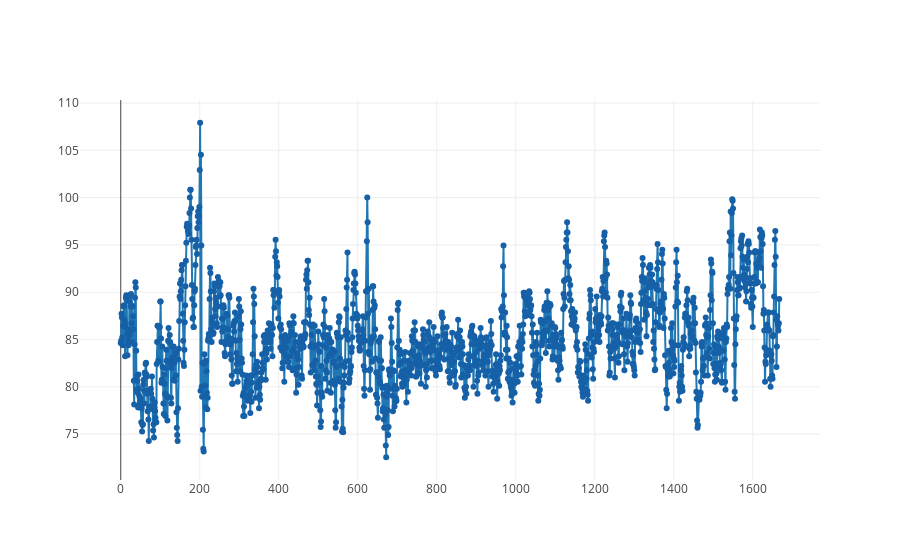

Notebook code for this chart:
### Code cell
# Plotting bradycardia

axis_x = np.linspace(0, (len(bpm_values))-1, len(bpm_values))
axis_y = bpm_values

colors = []
for i in range(len(bpm_values)):
    colors.append('rgb(22, 96, 167)')

for i in range(len(bpm_values)):
    if bpm_values[i] < 60:
        colors[i] = str('rgb(255, 210, 0)')


trace = go.Scatter(
    x = axis_x,
    y = axis_y,
    mode='lines+markers',
    marker=dict(color=(colors))
)

data = [trace]

iplot(data, filename='basic-line')

### Figure 1 — Plotly figure (JSON) as saved in the notebook; plotly's stock layout.template omitted (floating-point values rounded to 4 significant figures; data arrays with more than 128 entries replaced by an {"elided": "..."} marker saying what was removed)
{"data": [{"marker": {"color": {"elided": "1668 str values"}}, "mode": "lines+markers", "type": "scatter", "x": {"elided": "1668 int values"}, "y": {"elided": "1668 float values"}}], "layout": {}}
